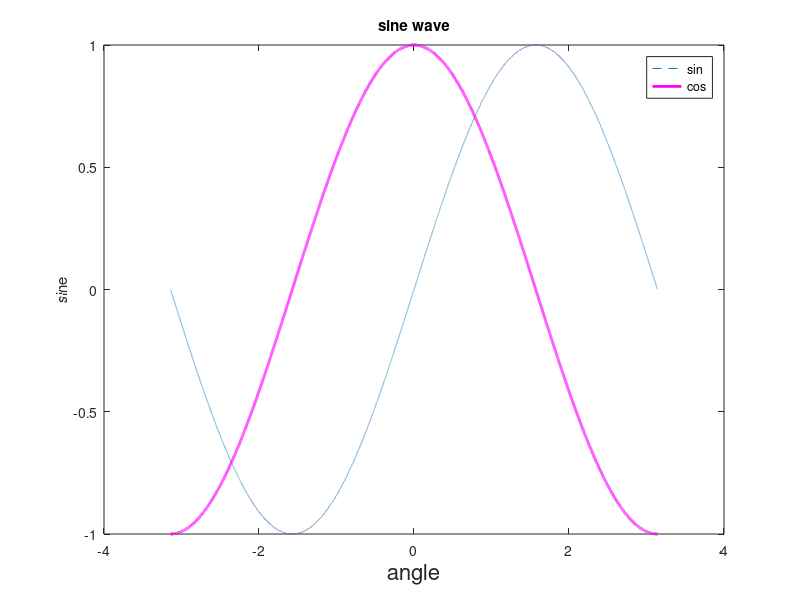

MATLAB code for this plot:
%Graph Plotting and modification
%by -sakshi payasi 16070123090
%date-10/1/19


clc;                               %clear command window
close all; clear all;              %close figures and previous tabs
n=-pi:0.0001:pi;                   % values between -pi and pi 

m=sin(n);                          %sin function 
g=cos(n);                          %cos function    
plot(n,m,'--','MarkerSize',50)     %plotting functions 
hold on
plot(n,g,'m','LineWidth',2)
xlabel('angle','FontSize',16)
ylabel('sine')
title('sine wave')
legend('sin','cos')
